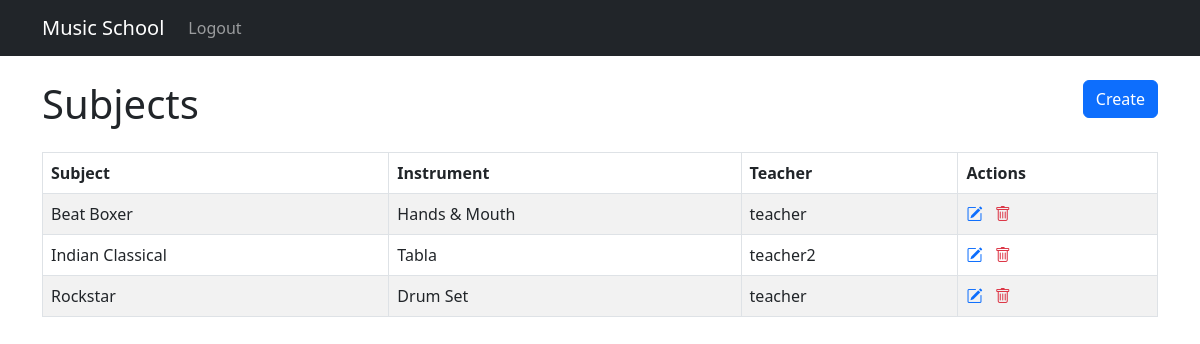
Page /admin_subjects (signed in) on the committed database.
### tables this page shows
CREATE TABLE `subject` (
            `id` INTEGER  PRIMARY KEY AUTOINCREMENT,
            `name` VARCHAR(255),
            `instrument` VARCHAR(255),
            `teacher_id` INT
        );

CREATE TABLE `user` (
            `id` INTEGER  PRIMARY KEY AUTOINCREMENT,
            `username` VARCHAR(255),
            `password` VARCHAR(255),
            `role` VARCHAR(50)
        );

### main.py (the view)
@app.route('/admin_subjects')
def admin_subjects():
    return templates_controller.admin_subjects(request, session)

### controllers/templates_controller.py (called while the page is built)
def admin_subjects(request, session):
    success = request.args.get('success')
    error = request.args.get('error')
    if(not session.get("user")):
        return redirect(url_for('login_template', success=success, error="Please Login to continue"))
    data = db.execute_query("select s.id, s.name, instrument, teacher_id, u.username  from `subject` s join `user` u on u.id = s.teacher_id where role='teacher'")
    print(data)
    return render_template('admin_subjects.html', success=success, error=error, data=data)

### utils/db.py (called while the page is built)
def execute_query(query):
    cursor = cnx.cursor()
    cursor.execute(query)
    result = cursor.fetchall()
    cnx.commit()
    cursor.close()
    return result

### templates/admin_subjects.html (shortened to what this page needs)
{% include 'header.html' %}
{% include 'navbar.html' %}
<div class="container mt-4">
    <div class="row">
        <div class="col">
            <div class="row mb-3">
                <h1 class="col">Subjects</h1>
                <div class="col text-end">
                    <a href="/admin_create_subjects" class="btn btn-primary">Create</a>
                </div>
            </div>
            <table class="table table-striped table-bordered">
                <thead>
                    <tr>
                    <th>Subject</th>
                    <th>Instrument</th>
                    <th>Teacher</th>
                    <th>Actions</th>
                    </tr>
                </thead>
                <tbody>
                    {% for d in data %}
                        <tr>
                            <td>{{d[1]}}</td>
                            <td>{{d[2]}}</td>
                            <td>{{d[4]}}</td>
                            <td>
                                <a href="/admin_edit_subjects?id={{d[0]}}">
                                    <i class="text-primary bi bi-pencil-square me-2"></i>
                                </a>
                                <a href="/admin_delete_subject_action?subject={{d[0]}}">
                                    <i class="text-danger bi bi-trash"></i>
                                </a>
                            </td>
                        </tr>
                    {% endfor %}
                </tbody>
            </table>
        </div>
    </div>
</div>
{% include 'footer.html' %}

### rows in the picture
subject: name "Beat Boxer", instrument "Hands & Mouth", username "teacher"
subject: name "Indian Classical", instrument "Tabla", username "teacher2"
subject: name "Rockstar", instrument "Drum Set", username "teacher"
